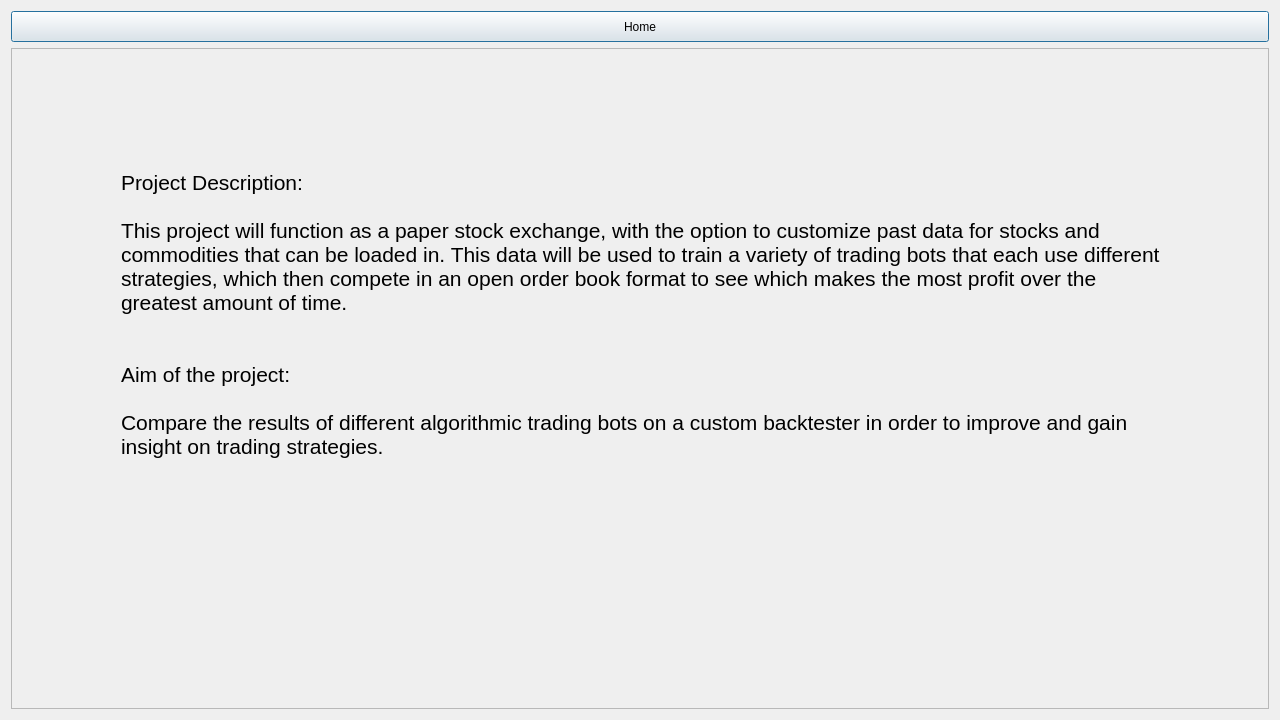
<?xml version="1.0" encoding="UTF-8"?>
<ui version="4.0">
 <class>aboutpage</class>
 <widget class="QDialog" name="aboutpage">
  <property name="geometry">
   <rect>
    <x>0</x>
    <y>0</y>
    <width>1280</width>
    <height>720</height>
   </rect>
  </property>
  <property name="windowTitle">
   <string>Dialog</string>
  </property>
  <layout class="QGridLayout" name="gridLayout_2">
   <item row="0" column="0">
    <widget class="QPushButton" name="Home_Button">
     <property name="minimumSize">
      <size>
       <width>0</width>
       <height>31</height>
      </size>
     </property>
     <property name="text">
      <string>Home</string>
     </property>
    </widget>
   </item>
   <item row="1" column="0">
    <widget class="QFrame" name="frame">
     <property name="frameShape">
      <enum>QFrame::Shape::StyledPanel</enum>
     </property>
     <property name="frameShadow">
      <enum>QFrame::Shadow::Raised</enum>
     </property>
     <widget class="QLabel" name="label">
      <property name="geometry">
       <rect>
        <x>110</x>
        <y>90</y>
        <width>1081</width>
        <height>401</height>
       </rect>
      </property>
      <property name="font">
       <font>
        <pointsize>16</pointsize>
       </font>
      </property>
      <property name="text">
       <string>Project Description:

This project will function as a paper stock exchange, with the option to customize past data for stocks and
commodities that can be loaded in. This data will be used to train a variety of trading bots that each use different
strategies, which then compete in an open order book format to see which makes the most profit over the
greatest amount of time.


Aim of the project:

Compare the results of different algorithmic trading bots on a custom backtester in order to improve and gain
insight on trading strategies.

</string>
      </property>
     </widget>
    </widget>
   </item>
  </layout>
 </widget>
 <resources/>
 <connections/>
</ui>
